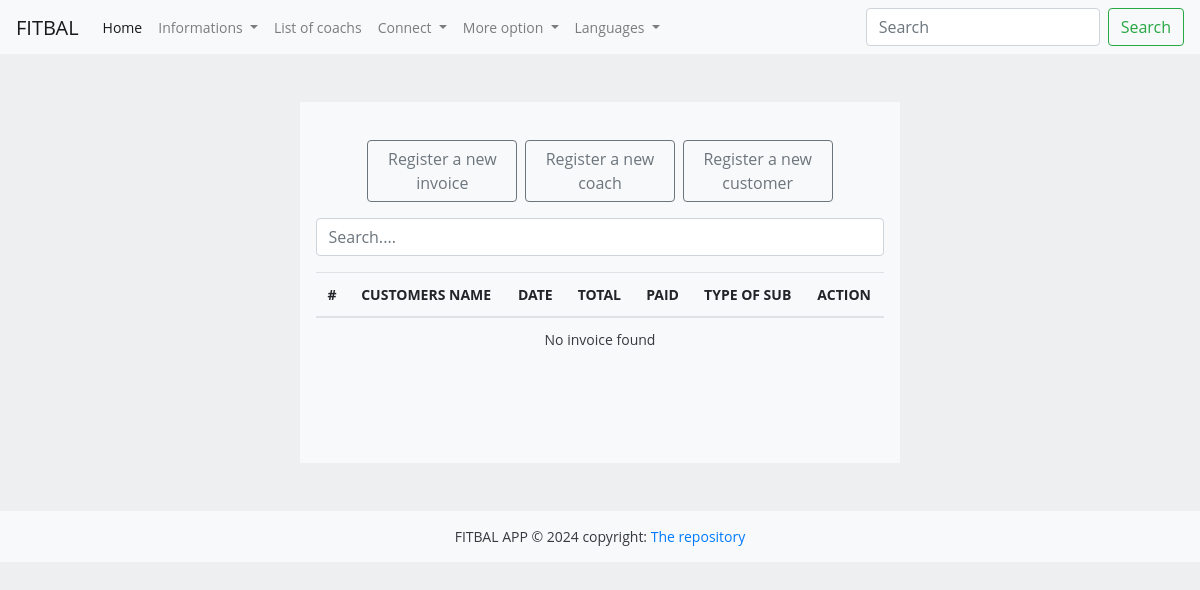
Before: / with the older database file.
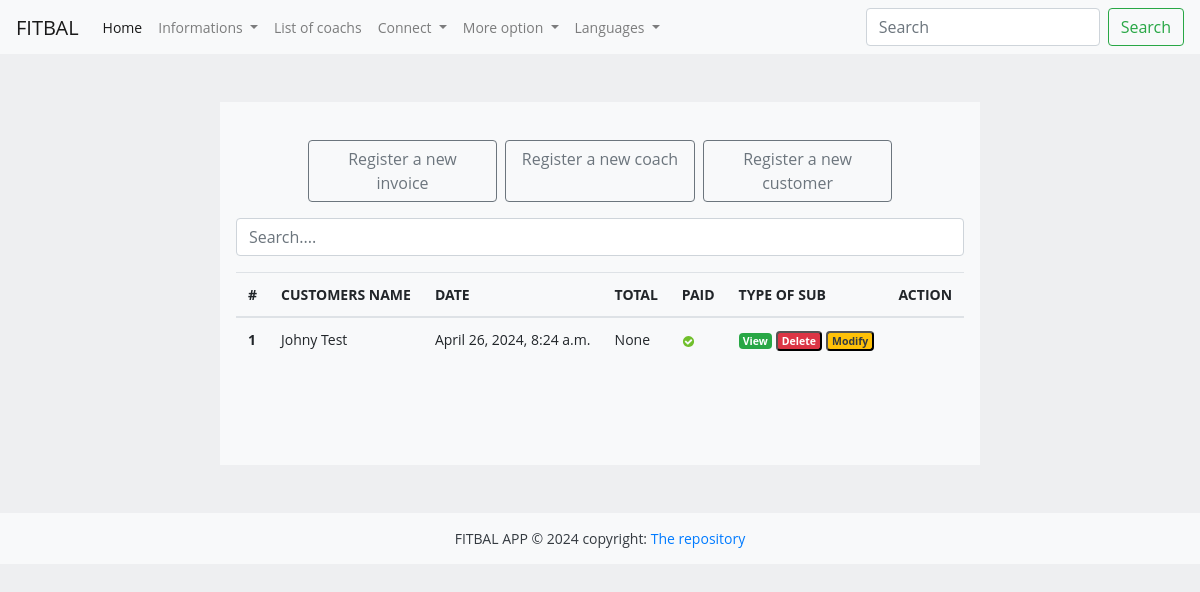
After: the same page with the newer database file.
### Fit_bal/models.py (models this page shows, shortened)
class Invoice(models.Model):
    customer = models.ForeignKey(Customer, on_delete=models.PROTECT)
    save_by = models.ForeignKey(User, on_delete=models.PROTECT)
    invoice_datetime = models.DateTimeField(auto_now_add=True)
    total = models.DecimalField(max_digits=100000, decimal_places=2)
    last_updated_date = models.DateTimeField(null=True, blank=True)
    paid = models.BooleanField(default=False)
    comment = models.TextField(null=True, max_length=1000,blank=True)
    class Meta:
        verbose_name = "Invoice"
        verbose_name_plural = "Invoices"
    @property
    def get_total(self):
        subs = self.sub_set.all()
        total = sum(sub.get_total for sub in subs)

class Customer(models.Model):
    SEX_TYPES = {
        ('M','Male'),
        ('F','Female'),
        ('P','Other')
    }
    name = models.CharField(max_length=128)
    email = models.EmailField()
    phone = models.CharField(max_length=128)
    address = models.CharField(max_length=128)
    sex = models.CharField(max_length=1, choices= SEX_TYPES)
    age = models.CharField(max_length=12)
    city = models.CharField(max_length=32)
    zip_code = models.CharField(max_length=16)
    created_date = models.DateTimeField(auto_now_add=True)
    save_by = models.ForeignKey(User, on_delete=models.PROTECT)
    class Meta:
        verbose_name = "Customer"
        verbose_name_plural = "Customers"

### Fit_bal/views.py (the view, shortened to what this page needs)
# urls.py: path('',views.HomeView.as_view(), name='home'),
class HomeView(View):
    templates_name = 'index.html'
    def get(self, request, *args, **kwargs):
        invoices = Invoice.objects.select_related('customer','save_by').all()
        context = {'invoices':invoices}
        return render(request, self.templates_name,context)

### templates/index.html (shortened to what this page needs)
{% extends "base.html" %}
{% load static %}
{% load i18n %}
{% block content %}
<br><br>
<div class="row d-flex justify-content-center">
    <a href="#" class="btn col-md-3 btn-outline-secondary">
        Register a new invoice
    </a>
    <a href="{% url 'add-coach' %}" class="btn col-md-3 ml-2 btn-outline-secondary">
        Register a new coach
    </a>
    <a href="{% url 'add-customer' %}" class="btn col-md-3 ml-2 btn-outline-secondary">
        Register a new customer
    </a>
</div>
<div class="form-group mt-3">
    <input id="search" class="form-control" type="text" placeholder="Search....">
</div>
<div>
    <table class="table table-striped-columns">
        <thead>
            <tr>
                <th scope="col">#</th>
                <th scope="col">CUSTOMERS NAME</th>
                <th scope="col">DATE</th>
                <th scope="col">TOTAL</th>
                <th scope="col">PAID</th>
                <th scope="col">TYPE OF SUB</th>
                <th scope="col">ACTION</th>
            </tr>
        </thead>
        <tbody id="myTable">
            {% if invoices %}
            {% for invoice in invoices %}
            <tr>
                <th scope="row">{{ invoice.pk }}</th>
                <td>{{invoice.customer.name}}</td>
                <td>{{invoice.invoice_datetime}}</td>
                <td>{{invoice.get_total }}</td>
                <td>
                    {% if invoice.paid %}
                    <img src="{% static 'images/crois_verte.svg' %}" alt="True">
                    {% else %}
                    <img src="{% static 'images/crois_rouge.svg' %}" alt="False">
                    {% endif %}
                </td>
                <td>
                    <a href="" title="Detail" class="badge text-white bg-success">View</a>
                    <button id="btn-invoice-sup" type="button" data-toggle="modal" data-target="#supprimer"
                        class="badge text-white bg-danger" title="Supprimer" data-id="{{ invoice.pk }}"
                        data-customer="{{invoice.customer.name}}">Delete
                    </button>
                    <button id="btn-invoice-mod" type="button" data-toggle="modal" title="Modifier"
                        data-target="#modifier" data-id="{{invoice.pk}}" data-customer="{{invoice.customer.name}}"
                        class="badge text-dark bg-warning">Modify
                    </button>
                </td>
            </tr>
            {% endfor %}
            {% else %}
            <tr>
                <td colspan="7" class="text-center text-dark">No invoice found</td>
            </tr>
            {% endif %}
        </tbody>
    </table>
</div>
<br><br>
{% endblock %}

### templates/base.html (shortened to what this page needs)
<!DOCTYPE html>
{% load static %}
<html lang="en">
<head>
    <link rel="stylesheet" href="https://cdn.jsdelivr.net/npm/bootstrap@4.6.2/dist/css/bootstrap.min.css">
    <link rel="stylesheet" href="{% static 'style.css' %}">
</head>
<body>
    <header>
        <nav class="navbar navbar-expand-lg navbar-light bg-light">
            <a class="navbar-brand" href="/">FITBAL</a>
            <div class="collapse navbar-collapse" id="navbarSupportedContent">
                <ul class="navbar-nav mr-auto">
                    <li class="nav-item active">
                        <a class="nav-link" href="/">Home<span class="sr-only">(current)</span></a>
                    </li>
                    <li class="nav-item dropdown">
                        <a class="nav-link dropdown-toggle" href="#" role="button" data-toggle="dropdown"
                            aria-expanded="false">
                            Informations
                        </a>
                    </li>
                    <li class="nav-item">
                        <a class="nav-link" href="#">List of coachs</a>
                    </li>
                    <li class="nav-item dropdown">
                        <a class="nav-link dropdown-toggle" href="#" role="button" data-toggle="dropdown" aria-expanded="false">
                            Connect
                        </a>
                    </li>
                    <li class="nav-item dropdown">
                        <a class="nav-link dropdown-toggle" href="#" role="button" data-toggle="dropdown"
                            aria-expanded="false">
                            More option
                        </a>
                    </li>
                    <li class="nav-item dropdown">
                        <a class="nav-link dropdown-toggle" href="#" role="button" data-toggle="dropdown"
                            aria-expanded="false">
                            Languages
                        </a>
                    </li>
                </ul>
                <form class="form-inline my-2 my-lg-0">
                    <input class="form-control mr-sm-2" type="search" placeholder="Search" aria-label="Search">
                    <button class="btn btn-outline-success my-2 my-sm-0" type="submit">Search</button>
                </form>
            </div>
        </nav>
    </header>
    <div class="container d-flex justify-content-center">
        <div class="bg-light m-5 px-3 pb-5 ">
            {% block content %}
            {% endblock content %}
        </div>
    </div>
    <footer class="bg-light text-center text-dark">
        <div class="text-center p-3">
            FITBAL APP © 2024 copyright:
            <a href="https://github.com/otmanbalhor/FitBal-App">The repository</a>
        </div>
    </footer>
</body>
</html>

### static/style.css (style rules this page uses)
body { margin: 0; padding: 0; font: 400 .875rem 'Open Sans', sans-serif; color: #bcd0f7; background-color: #EEEFF1; position: relative; height: 100%; }

Changed rows visible on the page:
added Invoice: pk "1", customer.name "Johny Test", invoice_datetime "April 26, 2024, 8:24 a.m.", get_total "None", paid True (drawn)
Other visible differences:
text no longer shown: "No invoice found"
